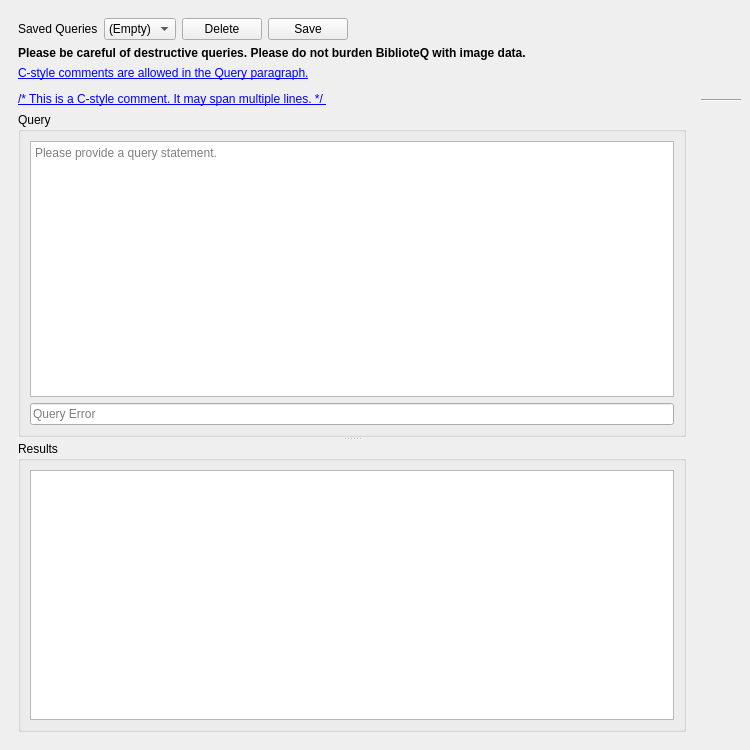
<?xml version="1.0" encoding="UTF-8"?>
<ui version="4.0">
 <class>statistics</class>
 <widget class="QMainWindow" name="statistics">
  <property name="geometry">
   <rect>
    <x>0</x>
    <y>0</y>
    <width>750</width>
    <height>750</height>
   </rect>
  </property>
  <property name="windowTitle">
   <string>BiblioteQ: Statistics</string>
  </property>
  <property name="windowIcon">
   <iconset resource="../Icons/icons.qrc">
    <normaloff>:/book.png</normaloff>:/book.png</iconset>
  </property>
  <widget class="QWidget" name="centralwidget">
   <layout class="QHBoxLayout" name="horizontalLayout">
    <item>
     <widget class="QFrame" name="frame">
      <layout class="QVBoxLayout" name="verticalLayout">
       <item>
        <layout class="QHBoxLayout" name="horizontalLayout_3">
         <item>
          <widget class="QLabel" name="label">
           <property name="text">
            <string>Saved Queries</string>
           </property>
          </widget>
         </item>
         <item>
          <widget class="QComboBox" name="queries">
           <property name="currentIndex">
            <number>0</number>
           </property>
           <property name="sizeAdjustPolicy">
            <enum>QComboBox::AdjustToContents</enum>
           </property>
           <item>
            <property name="text">
             <string>(Empty)</string>
            </property>
           </item>
          </widget>
         </item>
         <item>
          <widget class="biblioteq_animated_push_button" name="delete_query">
           <property name="text">
            <string>Delete</string>
           </property>
           <property name="icon">
            <iconset resource="../Icons/icons.qrc">
             <normaloff>:/16x16/eraser.png</normaloff>:/16x16/eraser.png</iconset>
           </property>
          </widget>
         </item>
         <item>
          <widget class="biblioteq_animated_push_button" name="save_query">
           <property name="text">
            <string>Save</string>
           </property>
           <property name="icon">
            <iconset resource="../Icons/icons.qrc">
             <normaloff>:/16x16/filesave.png</normaloff>:/16x16/filesave.png</iconset>
           </property>
           <property name="shortcut">
            <string>Ctrl+S</string>
           </property>
          </widget>
         </item>
         <item>
          <spacer name="horizontalSpacer">
           <property name="orientation">
            <enum>Qt::Horizontal</enum>
           </property>
           <property name="sizeHint" stdset="0">
            <size>
             <width>40</width>
             <height>20</height>
            </size>
           </property>
          </spacer>
         </item>
        </layout>
       </item>
       <item>
        <widget class="QLabel" name="label_2">
         <property name="text">
          <string>&lt;html&gt;&lt;head/&gt;&lt;body&gt;&lt;p&gt;&lt;span style=&quot; font-weight:600;&quot;&gt;Please be careful of destructive queries. Please do not burden BiblioteQ with image data.&lt;/span&gt;&lt;/p&gt;&lt;/body&gt;&lt;/html&gt;</string>
         </property>
         <property name="wordWrap">
          <bool>true</bool>
         </property>
        </widget>
       </item>
       <item>
        <widget class="QLabel" name="comment_label">
         <property name="text">
          <string>&lt;html&gt;&lt;head/&gt;&lt;body&gt;&lt;p&gt;&lt;a href=&quot;show_other_options&quot;&gt;&lt;span style=&quot; text-decoration: underline; color:#0000ff;&quot;&gt;C-style comments are allowed in the Query paragraph.&lt;/span&gt;&lt;/a&gt;&lt;/p&gt;&lt;p&gt;&lt;a href=&quot;show_other_options&quot;&gt;&lt;span style=&quot; text-decoration: underline; color:#0000ff;&quot;&gt;/* This is a C-style comment. It may span multiple lines. */ &lt;/span&gt;&lt;/a&gt;&lt;/p&gt;&lt;/body&gt;&lt;/html&gt;</string>
         </property>
         <property name="wordWrap">
          <bool>true</bool>
         </property>
        </widget>
       </item>
       <item>
        <widget class="QSplitter" name="splitter">
         <property name="orientation">
          <enum>Qt::Vertical</enum>
         </property>
         <widget class="QGroupBox" name="groupBox">
          <property name="title">
           <string>Query</string>
          </property>
          <layout class="QVBoxLayout" name="verticalLayout_3">
           <item>
            <widget class="QTextEdit" name="query">
             <property name="placeholderText">
              <string>Please provide a query statement.</string>
             </property>
            </widget>
           </item>
           <item>
            <widget class="QLineEdit" name="error">
             <property name="readOnly">
              <bool>true</bool>
             </property>
             <property name="placeholderText">
              <string>Query Error</string>
             </property>
            </widget>
           </item>
          </layout>
         </widget>
         <widget class="QGroupBox" name="groupBox_2">
          <property name="title">
           <string>Results</string>
          </property>
          <layout class="QVBoxLayout" name="verticalLayout_4">
           <item>
            <widget class="QTableWidget" name="results_table">
             <property name="editTriggers">
              <set>QAbstractItemView::AllEditTriggers</set>
             </property>
             <property name="alternatingRowColors">
              <bool>true</bool>
             </property>
             <property name="selectionMode">
              <enum>QAbstractItemView::ExtendedSelection</enum>
             </property>
             <property name="selectionBehavior">
              <enum>QAbstractItemView::SelectRows</enum>
             </property>
             <property name="verticalScrollMode">
              <enum>QAbstractItemView::ScrollPerPixel</enum>
             </property>
             <property name="horizontalScrollMode">
              <enum>QAbstractItemView::ScrollPerPixel</enum>
             </property>
             <property name="cornerButtonEnabled">
              <bool>false</bool>
             </property>
             <attribute name="horizontalHeaderMinimumSectionSize">
              <number>150</number>
             </attribute>
             <attribute name="horizontalHeaderDefaultSectionSize">
              <number>150</number>
             </attribute>
             <attribute name="horizontalHeaderStretchLastSection">
              <bool>true</bool>
             </attribute>
             <attribute name="verticalHeaderVisible">
              <bool>false</bool>
             </attribute>
            </widget>
           </item>
          </layout>
         </widget>
        </widget>
       </item>
      </layout>
     </widget>
    </item>
    <item>
     <layout class="QVBoxLayout" name="_2">
      <item>
       <widget class="QToolButton" name="go">
        <property name="toolTip">
         <string>Go!</string>
        </property>
        <property name="text">
         <string/>
        </property>
        <property name="icon">
         <iconset resource="../Icons/icons.qrc">
          <normaloff>:/32x32/ok.png</normaloff>:/32x32/ok.png</iconset>
        </property>
        <property name="iconSize">
         <size>
          <width>32</width>
          <height>32</height>
         </size>
        </property>
        <property name="autoRaise">
         <bool>true</bool>
        </property>
       </widget>
      </item>
      <item>
       <widget class="QToolButton" name="export_results">
        <property name="toolTip">
         <string>&lt;html&gt;&lt;head/&gt;&lt;body&gt;&lt;p&gt;The results will be placed in an HTML file on the Desktop. Non-empty Results please.&lt;/p&gt;&lt;/body&gt;&lt;/html&gt;</string>
        </property>
        <property name="text">
         <string/>
        </property>
        <property name="icon">
         <iconset resource="../Icons/icons.qrc">
          <normaloff>:/32x32/save.png</normaloff>:/32x32/save.png</iconset>
        </property>
        <property name="iconSize">
         <size>
          <width>32</width>
          <height>32</height>
         </size>
        </property>
        <property name="autoRaise">
         <bool>true</bool>
        </property>
       </widget>
      </item>
      <item>
       <widget class="Line" name="line">
        <property name="orientation">
         <enum>Qt::Horizontal</enum>
        </property>
       </widget>
      </item>
      <item>
       <widget class="QToolButton" name="reset">
        <property name="toolTip">
         <string>Reset</string>
        </property>
        <property name="icon">
         <iconset resource="../Icons/icons.qrc">
          <normaloff>:/32x32/reload.png</normaloff>:/32x32/reload.png</iconset>
        </property>
        <property name="iconSize">
         <size>
          <width>32</width>
          <height>32</height>
         </size>
        </property>
        <property name="shortcut">
         <string>Ctrl+R</string>
        </property>
        <property name="autoRaise">
         <bool>true</bool>
        </property>
       </widget>
      </item>
      <item>
       <spacer name="spacer">
        <property name="orientation">
         <enum>Qt::Vertical</enum>
        </property>
        <property name="sizeHint" stdset="0">
         <size>
          <width>20</width>
          <height>40</height>
         </size>
        </property>
       </spacer>
      </item>
      <item>
       <widget class="QToolButton" name="close">
        <property name="toolTip">
         <string>Close</string>
        </property>
        <property name="icon">
         <iconset resource="../Icons/icons.qrc">
          <normaloff>:/32x32/cancel.png</normaloff>:/32x32/cancel.png</iconset>
        </property>
        <property name="iconSize">
         <size>
          <width>32</width>
          <height>32</height>
         </size>
        </property>
        <property name="shortcut">
         <string>Ctrl+W</string>
        </property>
        <property name="autoRaise">
         <bool>true</bool>
        </property>
       </widget>
      </item>
     </layout>
    </item>
   </layout>
  </widget>
 </widget>
 <customwidgets>
  <customwidget>
   <class>biblioteq_animated_push_button</class>
   <extends>QPushButton</extends>
   <header>biblioteq_animated_push_button.h</header>
  </customwidget>
 </customwidgets>
 <tabstops>
  <tabstop>queries</tabstop>
  <tabstop>delete_query</tabstop>
  <tabstop>save_query</tabstop>
  <tabstop>query</tabstop>
  <tabstop>error</tabstop>
  <tabstop>results_table</tabstop>
  <tabstop>go</tabstop>
  <tabstop>export_results</tabstop>
  <tabstop>reset</tabstop>
  <tabstop>close</tabstop>
 </tabstops>
 <resources>
  <include location="../Icons/icons.qrc"/>
  <include location="../Icons/icons.qrc"/>
 </resources>
 <connections/>
</ui>
